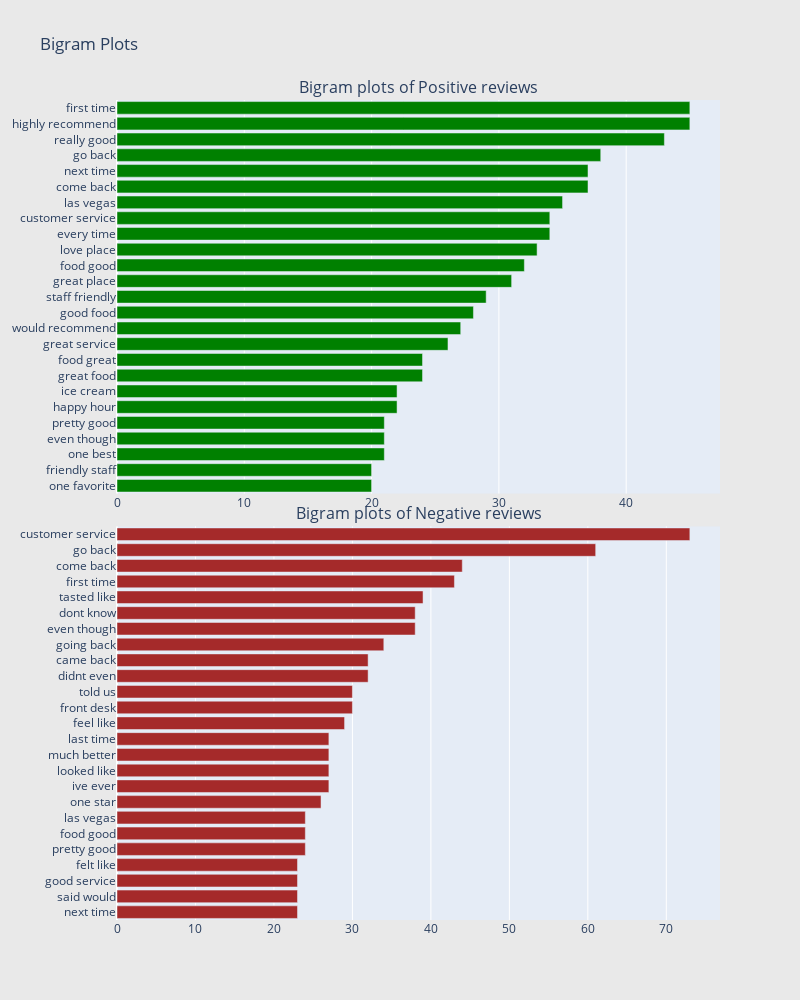

Notebook code cell kept with this figure:
### Markdown cell above
## Top Bigrams for Positive and Negative Reviews

### Code cell
#@title
configure_plotly_browser_state()
## Get the bar chart from positive reviews ##
freq_dict = defaultdict(int)
for sent in review_pos["clean_text"]:
    for word in generate_ngrams(sent,2):
        freq_dict[word] += 1
fd_sorted = pd.DataFrame(sorted(freq_dict.items(), key=lambda x: x[1])[::-1])
fd_sorted.columns = ["word", "wordcount"]
trace0 = horizontal_bar_chart(fd_sorted.head(25), 'green')

## Get the bar chart from negative reviews ##
freq_dict = defaultdict(int)
for sent in review_neg["clean_text"]:
    for word in generate_ngrams(sent,2):
        freq_dict[word] += 1
fd_sorted = pd.DataFrame(sorted(freq_dict.items(), key=lambda x: x[1])[::-1])
fd_sorted.columns = ["word", "wordcount"]
trace2 = horizontal_bar_chart(fd_sorted.head(25), 'brown')



# Creating two subplots
fig = tools.make_subplots(rows=2, cols=1, vertical_spacing=0.04,horizontal_spacing=0.25,
                          subplot_titles=["Bigram plots of Positive reviews",
                                          "Bigram plots of Negative reviews"
                                          ])
fig.append_trace(trace0, 1, 1)
fig.append_trace(trace2, 2, 1)


fig['layout'].update(height=1000, width=800, paper_bgcolor='rgb(233,233,233)', title="Bigram Plots")
iplot(fig, filename='word-plots')

### Figure 1 — Plotly figure (JSON) as saved in the notebook; plotly's stock layout.template omitted (floating-point values rounded to 4 significant figures)
{"data": [{"showlegend": false, "orientation": "h", "yaxis": "y", "y": ["one favorite", "friendly staff", "one best", "even though", "pretty good", "happy hour", "ice cream", "great food", "food great", "great service", "would recommend", "good food", "staff friendly", "great place", "food good", "love place", "every time", "customer service", "las vegas", "come back", "next time", "go back", "really good", "highly recommend", "first time"], "xaxis": "x", "marker": {"color": "green"}, "x": [20, 20, 21, 21, 21, 22, 22, 24, 24, 26, 27, 28, 29, 31, 32, 33, 34, 34, 35, 37, 37, 38, 43, 45, 45], "type": "bar"}, {"showlegend": false, "orientation": "h", "yaxis": "y2", "y": ["next time", "said would", "good service", "felt like", "pretty good", "food good", "las vegas", "one star", "ive ever", "looked like", "much better", "last time", "feel like", "front desk", "told us", "didnt even", "came back", "going back", "even though", "dont know", "tasted like", "first time", "come back", "go back", "customer service"], "xaxis": "x2", "marker": {"color": "brown"}, "x": [23, 23, 23, 23, 24, 24, 24, 26, 27, 27, 27, 27, 29, 30, 30, 32, 32, 34, 38, 38, 39, 43, 44, 61, 73], "type": "bar"}], "layout": {"xaxis": {"domain": [0, 1], "anchor": "y"}, "title": {"text": "Bigram Plots"}, "paper_bgcolor": "rgb(233,233,233)", "yaxis": {"domain": [0.52, 1], "anchor": "x"}, "xaxis2": {"domain": [0, 1], "anchor": "y2"}, "height": 1000, "width": 800, "yaxis2": {"domain": [0, 0.48], "anchor": "x2"}, "annotations": [{"yanchor": "bottom", "xref": "paper", "xanchor": "center", "yref": "paper", "text": "Bigram plots of Positive reviews", "y": 1, "x": 0.5, "font": {"size": 16}, "showarrow": false}, {"yanchor": "bottom", "xref": "paper", "xanchor": "center", "yref": "paper", "text": "Bigram plots of Negative reviews", "y": 0.48, "x": 0.5, "font": {"size": 16}, "showarrow": false}]}}
